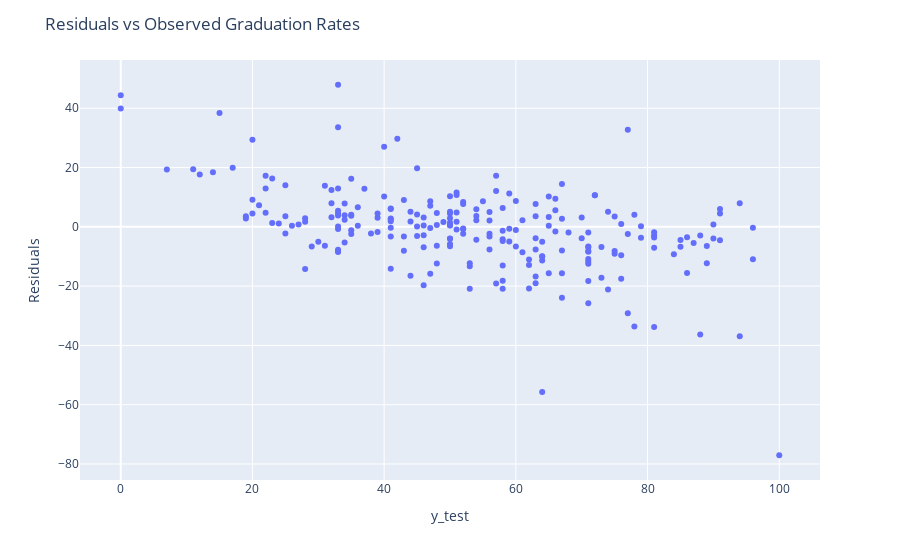

Notebook code cell kept with this figure:
### Code cell
resid_fig.show()

### Figure 1 — Plotly figure (JSON) as saved in the notebook; plotly's stock layout.template omitted (floating-point values rounded to 4 significant figures; data arrays with more than 128 entries replaced by an {"elided": "..."} marker saying what was removed)
{"data": [{"hovertemplate": "y_test=%{x}<br>Residuals=%{y}<extra></extra>", "legendgroup": "", "marker": {"color": "#636efa", "symbol": "circle"}, "mode": "markers", "name": "", "orientation": "v", "showlegend": false, "type": "scatter", "x": {"elided": "232 int values"}, "xaxis": "x", "y": {"elided": "232 float values"}, "yaxis": "y"}], "layout": {"legend": {"tracegroupgap": 0}, "margin": {"t": 60}, "title": {"text": "Residuals vs Observed Graduation Rates"}, "xaxis": {"anchor": "y", "domain": [0, 1], "title": {"text": "y_test"}}, "yaxis": {"anchor": "x", "domain": [0, 1], "title": {"text": "Residuals"}}}}
